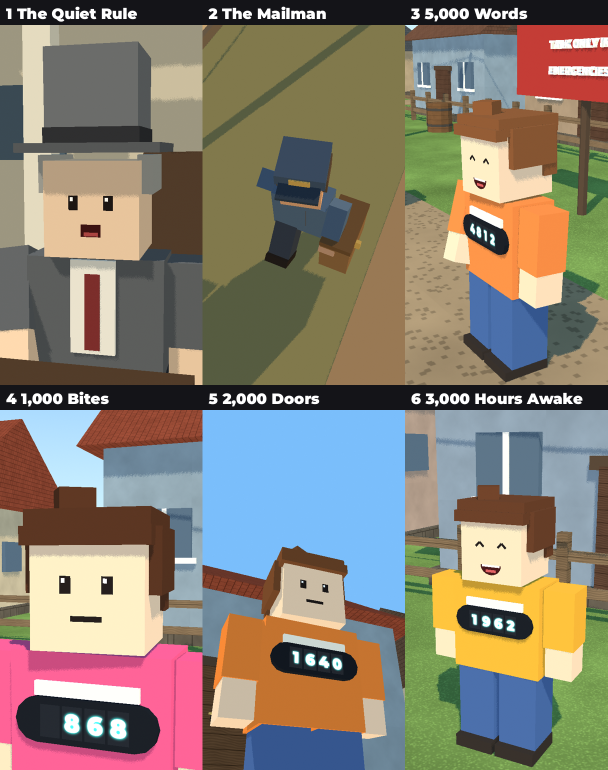
#> input picture videos/all_six_test_stills.png, 1215 x 1540 px (shown at 1/2 size)
$ python contact.py ../videos/all_six_test_stills.png ../videos/all_six_test_stills.png 5 5
#> lines starting #> are read from the running program, lines starting #| are printed output that depends on the picture
# contact sheet helper: python3 scripts/contact.py <glob> <out.jpg> [cols] [thumbW]
import sys, glob
from PIL import Image, ImageDraw
files = sorted(glob.glob(sys.argv[1])); out = sys.argv[2]
cols = int(sys.argv[3]) if len(sys.argv) > 3 else 6; tw = int(sys.argv[4]) if len(sys.argv) > 4 else 300
ims = [Image.open(f) for f in files]
#> ims = 1 item
th = int(ims[0].height * tw / ims[0].width)
#> th = 6
rows = (len(ims) + cols - 1) // cols
#> rows = 1
sheet = Image.new('RGB', (cols * tw, rows * (th + 18)), (20, 20, 20))
#> sheet: PIL image 25x24 RGB; every value is 20
d = ImageDraw.Draw(sheet)
for i, (f, im) in enumerate(zip(files, ims)):
    x, y = (i % cols) * tw, (i // cols) * (th + 18)
    sheet.paste(im.resize((tw, th)), (x, y + 18))
    d.text((x + 3, y + 3), f.split('/')[-1][:44], fill=(230, 230, 200))
#> this loop made 1 pass
#> (f, x, y) on pass 1: ('../videos/all_six_test_stills.png', 0, 0)
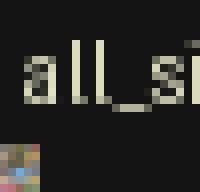
#> sheet: PIL image 25x24 RGB (shown 8 times larger); mean R, G, B 43.3, 42.8, 39.6
sheet.save(out, quality=88)
